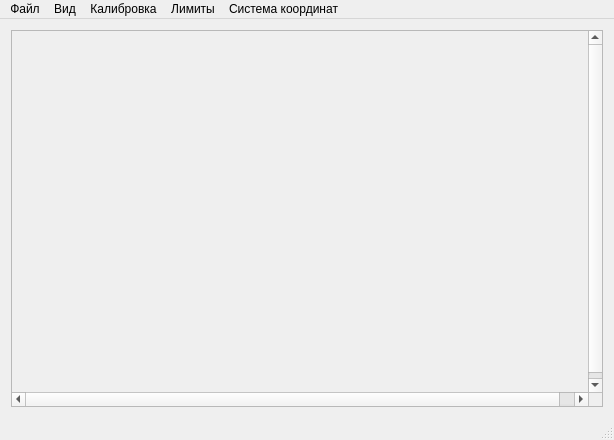
<?xml version="1.0" encoding="UTF-8"?>
<ui version="4.0">
 <class>MainWindow</class>
 <widget class="QMainWindow" name="MainWindow">
  <property name="geometry">
   <rect>
    <x>0</x>
    <y>0</y>
    <width>614</width>
    <height>440</height>
   </rect>
  </property>
  <property name="mouseTracking">
   <bool>true</bool>
  </property>
  <property name="windowTitle">
   <string>MainWindow</string>
  </property>
  <widget class="QWidget" name="centralWidget">
   <property name="mouseTracking">
    <bool>true</bool>
   </property>
   <layout class="QVBoxLayout" name="verticalLayout">
    <item>
     <widget class="QScrollArea" name="scrollArea">
      <property name="mouseTracking">
       <bool>true</bool>
      </property>
      <property name="autoFillBackground">
       <bool>false</bool>
      </property>
      <property name="widgetResizable">
       <bool>false</bool>
      </property>
      <widget class="QWidget" name="scrollAreaWidgetContents">
       <property name="geometry">
        <rect>
         <x>0</x>
         <y>0</y>
         <width>592</width>
         <height>367</height>
        </rect>
       </property>
       <property name="mouseTracking">
        <bool>true</bool>
       </property>
      </widget>
     </widget>
    </item>
   </layout>
  </widget>
  <widget class="QMenuBar" name="menuBar">
   <property name="geometry">
    <rect>
     <x>0</x>
     <y>0</y>
     <width>614</width>
     <height>22</height>
    </rect>
   </property>
   <widget class="QMenu" name="menuFile">
    <property name="title">
     <string>Файл</string>
    </property>
    <addaction name="actionOpenMap"/>
    <addaction name="actionCloseMap"/>
    <addaction name="separator"/>
    <addaction name="actionQuit"/>
    <addaction name="actionCreateScript"/>
   </widget>
   <widget class="QMenu" name="menuLimits">
    <property name="title">
     <string>Лимиты</string>
    </property>
    <addaction name="actionMemoryLimit"/>
    <addaction name="actionListCountLimit"/>
   </widget>
   <widget class="QMenu" name="menuPrecision">
    <property name="title">
     <string>Калибровка</string>
    </property>
    <addaction name="actionInc"/>
    <addaction name="actionDec"/>
   </widget>
   <widget class="QMenu" name="menuView">
    <property name="title">
     <string>Вид</string>
    </property>
    <widget class="QMenu" name="gridStepMenu">
     <property name="title">
      <string>Шаг сетки</string>
     </property>
     <addaction name="gridStepLittleAction"/>
     <addaction name="gridStepBigAction"/>
    </widget>
    <widget class="QMenu" name="gridColorMenu">
     <property name="title">
      <string>Цвет сетки</string>
     </property>
     <addaction name="gridColorBlackAction"/>
     <addaction name="gridColorGreenAction"/>
    </widget>
    <widget class="QMenu" name="gridThicknessMenu">
     <property name="title">
      <string>Толщина сетки</string>
     </property>
     <addaction name="gridThinAction"/>
     <addaction name="gridThickAction"/>
    </widget>
    <addaction name="actionSetScale100000"/>
    <addaction name="actionSetScale200000"/>
    <addaction name="separator"/>
    <addaction name="actionMoveWindowCenterToPoint"/>
    <addaction name="actionMoveWindowCenterToObject"/>
    <addaction name="separator"/>
    <addaction name="actionTurnOn30Degrees"/>
    <addaction name="actionRestoreViewAfterTurning"/>
    <addaction name="separator"/>
    <addaction name="actionViewGrid"/>
    <addaction name="gridStepMenu"/>
    <addaction name="gridThicknessMenu"/>
    <addaction name="gridColorMenu"/>
   </widget>
   <widget class="QMenu" name="menu_3">
    <property name="title">
     <string>Система координат</string>
    </property>
    <widget class="QMenu" name="menu_WGS_1984">
     <property name="title">
      <string>Геодезическая (Международный эллипсоид WGS 1984г.)</string>
     </property>
     <addaction name="actionSetCoordinatesInRadians"/>
     <addaction name="actionSetCoordinatesInDegrees"/>
     <addaction name="actionSetCoordinatesInDegreesMinutesSeconds"/>
    </widget>
    <addaction name="actionSetCoordinatesInMeters"/>
    <addaction name="menu_WGS_1984"/>
   </widget>
   <addaction name="menuFile"/>
   <addaction name="menuView"/>
   <addaction name="menuPrecision"/>
   <addaction name="menuLimits"/>
   <addaction name="menu_3"/>
  </widget>
  <widget class="QStatusBar" name="statusBar"/>
  <action name="actionOpenMap">
   <property name="text">
    <string>Открыть</string>
   </property>
  </action>
  <action name="actionQuit">
   <property name="text">
    <string>Выход</string>
   </property>
  </action>
  <action name="action123">
   <property name="text">
    <string>123</string>
   </property>
  </action>
  <action name="actionCloseMap">
   <property name="text">
    <string>Закрыть</string>
   </property>
  </action>
  <action name="actionMemoryLimit">
   <property name="text">
    <string>Размер используемой памяти</string>
   </property>
  </action>
  <action name="actionListCountLimit">
   <property name="text">
    <string>Число открытых листов</string>
   </property>
  </action>
  <action name="actionInc">
   <property name="text">
    <string>Увеличить точность</string>
   </property>
  </action>
  <action name="actionDec">
   <property name="text">
    <string>Уменьшить точность</string>
   </property>
  </action>
  <action name="action_60">
   <property name="text">
    <string>+60%</string>
   </property>
  </action>
  <action name="actionViewGrid">
   <property name="checkable">
    <bool>true</bool>
   </property>
   <property name="text">
    <string>Отображение сетки</string>
   </property>
  </action>
  <action name="actionGridParams">
   <property name="text">
    <string>Параметры сетки</string>
   </property>
  </action>
  <action name="gridStepBigAction">
   <property name="checkable">
    <bool>true</bool>
   </property>
   <property name="text">
    <string>Крупный</string>
   </property>
  </action>
  <action name="gridStepLittleAction">
   <property name="checkable">
    <bool>true</bool>
   </property>
   <property name="text">
    <string>Мелкий</string>
   </property>
  </action>
  <action name="gridColorBlackAction">
   <property name="checkable">
    <bool>true</bool>
   </property>
   <property name="text">
    <string>Черный</string>
   </property>
  </action>
  <action name="gridColorGreenAction">
   <property name="checkable">
    <bool>true</bool>
   </property>
   <property name="text">
    <string>Зеленый</string>
   </property>
  </action>
  <action name="gridThinAction">
   <property name="checkable">
    <bool>true</bool>
   </property>
   <property name="text">
    <string>Тонкая</string>
   </property>
  </action>
  <action name="gridThickAction">
   <property name="checkable">
    <bool>true</bool>
   </property>
   <property name="text">
    <string>Утолщенная</string>
   </property>
  </action>
  <action name="actionTurnOn30Degrees">
   <property name="text">
    <string>Поворот на 30 градусов</string>
   </property>
  </action>
  <action name="actionRestoreViewAfterTurning">
   <property name="text">
    <string>Восстановить</string>
   </property>
  </action>
  <action name="actionMoveWindowCenterToPoint">
   <property name="text">
    <string>Переход в точку</string>
   </property>
  </action>
  <action name="actionMoveWindowCenterToObject">
   <property name="text">
    <string>Переход в центр объекта</string>
   </property>
  </action>
  <action name="actionSetScale100000">
   <property name="text">
    <string>Масштаб 1:100 000</string>
   </property>
  </action>
  <action name="actionSetScale200000">
   <property name="text">
    <string>Масштаб 1:200 000</string>
   </property>
  </action>
  <action name="action_6">
   <property name="text">
    <string>Прямоугольная в метрах</string>
   </property>
  </action>
  <action name="action_7">
   <property name="text">
    <string>Геодезическая (Международный эллипсоид WGS 1984г.)</string>
   </property>
  </action>
  <action name="action_8">
   <property name="text">
    <string>Радианы</string>
   </property>
  </action>
  <action name="action_9">
   <property name="text">
    <string>Градусы</string>
   </property>
  </action>
  <action name="action_10">
   <property name="text">
    <string>Градусы, минуты, секунды</string>
   </property>
  </action>
  <action name="actionSetCoordinatesInMeters">
   <property name="checkable">
    <bool>true</bool>
   </property>
   <property name="checked">
    <bool>true</bool>
   </property>
   <property name="text">
    <string>Прямоугольная в метрах</string>
   </property>
  </action>
  <action name="actionSetCoordinatesInRadians">
   <property name="checkable">
    <bool>true</bool>
   </property>
   <property name="text">
    <string>Радианы</string>
   </property>
  </action>
  <action name="actionSetCoordinatesInDegrees">
   <property name="checkable">
    <bool>true</bool>
   </property>
   <property name="text">
    <string>Градусы</string>
   </property>
  </action>
  <action name="actionSetCoordinatesInDegreesMinutesSeconds">
   <property name="checkable">
    <bool>true</bool>
   </property>
   <property name="text">
    <string>Градусы, минуты, секунды</string>
   </property>
  </action>
  <action name="action">
   <property name="text">
    <string>Создать сценарий</string>
   </property>
  </action>
  <action name="actionCreateScript">
   <property name="text">
    <string>Создать сценарий</string>
   </property>
  </action>
 </widget>
 <layoutdefault spacing="6" margin="11"/>
 <resources/>
 <connections>
  <connection>
   <sender>actionQuit</sender>
   <signal>triggered()</signal>
   <receiver>MainWindow</receiver>
   <slot>close()</slot>
   <hints>
    <hint type="sourcelabel">
     <x>-1</x>
     <y>-1</y>
    </hint>
    <hint type="destinationlabel">
     <x>306</x>
     <y>219</y>
    </hint>
   </hints>
  </connection>
 </connections>
</ui>
